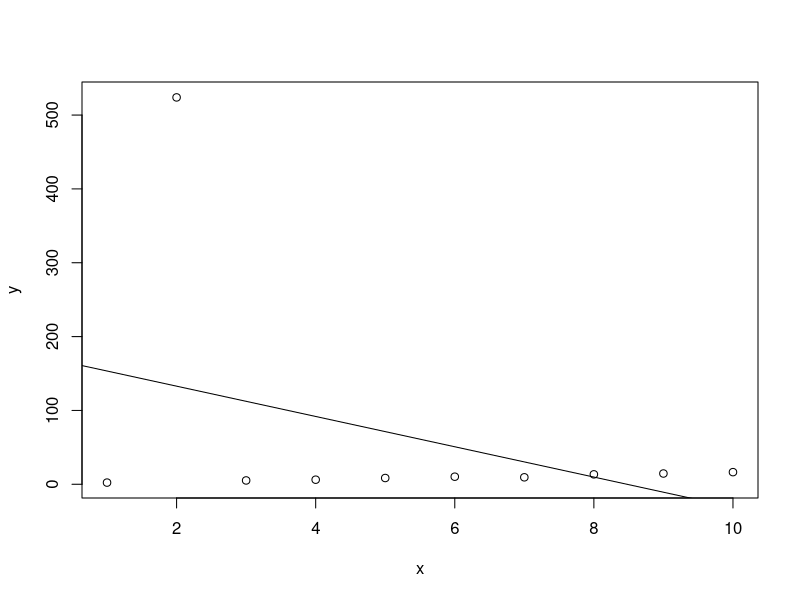
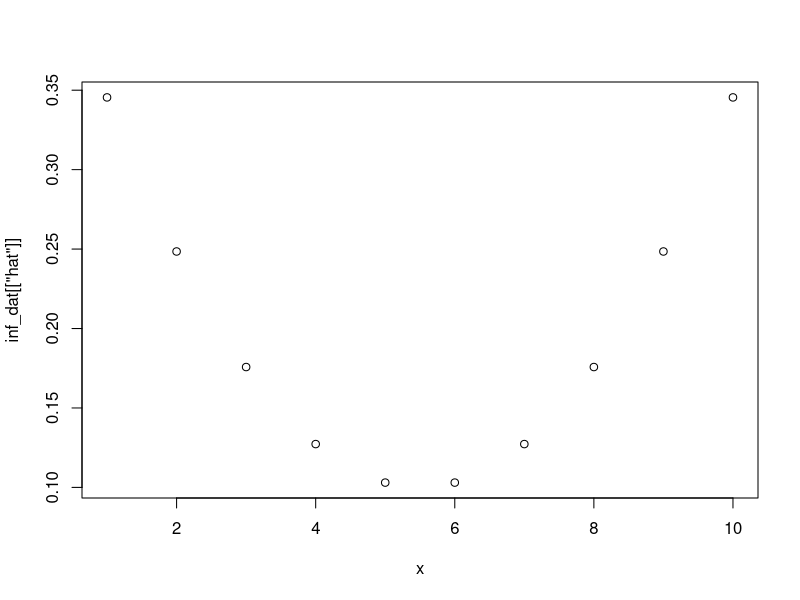
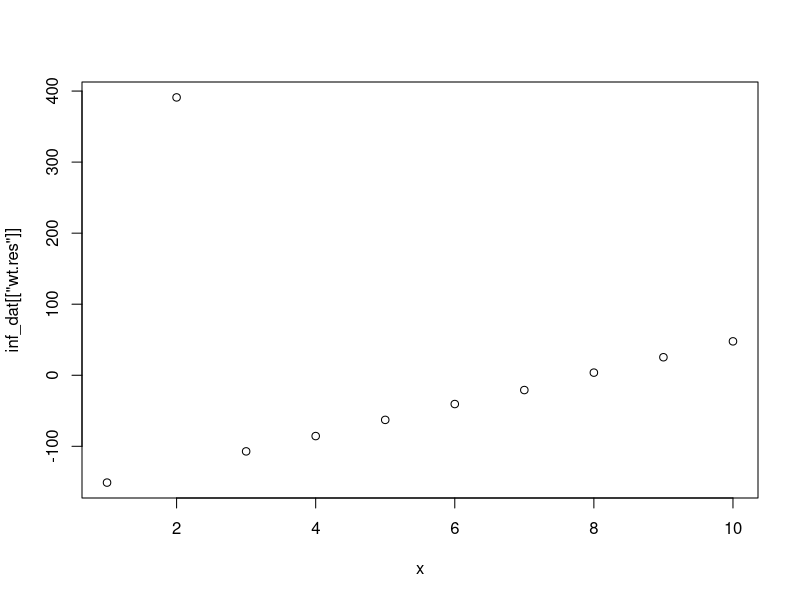
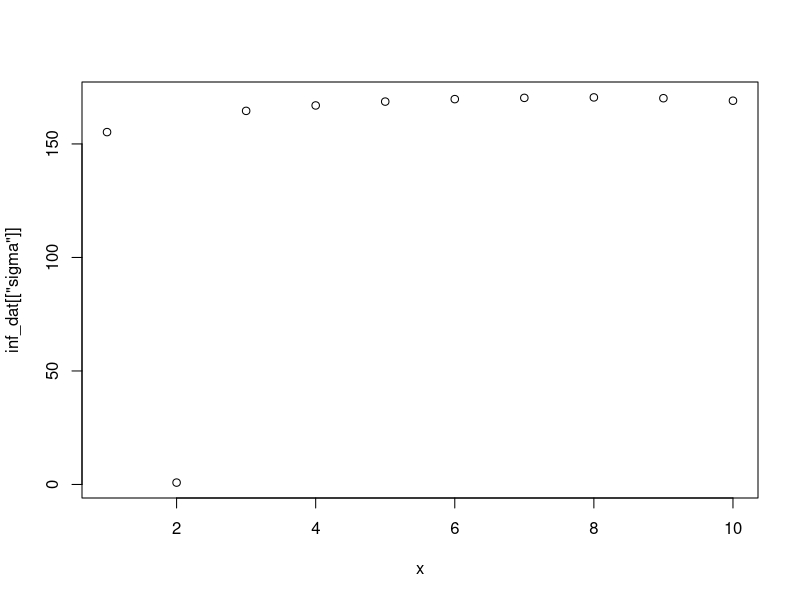

Generate these figures, in order, with R:
x <- 1L:10
y <- 1.5*x + 0.5 + rnorm(10)
y[2] <- y[2] +520

plot(x, y)
m <- lm(y~x)
abline(m)
inf <- influence(m)
inf_dat <- data.frame(hat = inf[["hat"]], sigma = inf[["sigma"]], wt.res = inf[["wt.res"]])

plot(x, inf_dat[["hat"]])
plot(x, inf_dat[["wt.res"]])
plot(x, inf_dat[["sigma"]])
